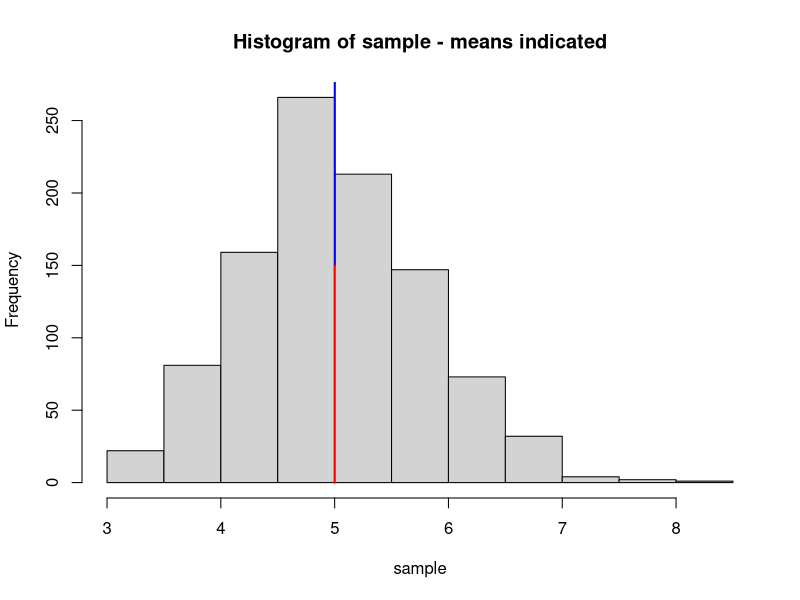
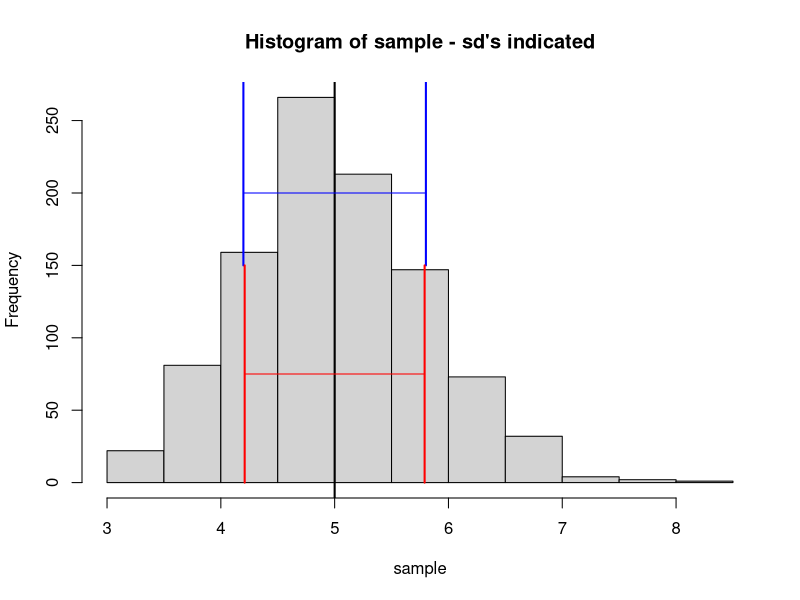
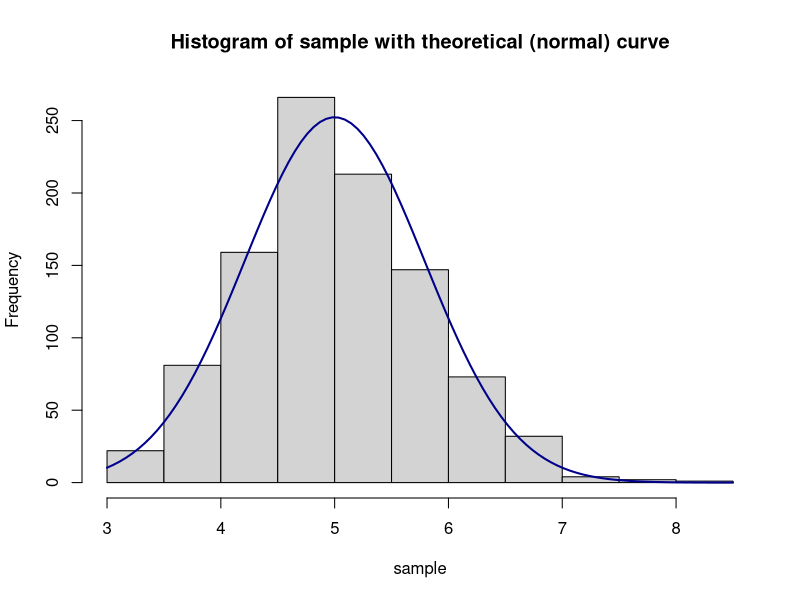

Reproduce these figures in R, in order.
## ---- chunk 1
set.seed(100)
example <- rexp(40, rate = 0.2)
mean(example)
## ---- chunk 2
sample <- numeric(0)
for (i in 1:1000) {
    sample <- c(sample, mean(rexp(40, rate = 0.2)))
}
## ---- chunk 3
hist(sample, main = "Histogram of sample - means indicated")
segments(x0 = mean(sample), y0 = 150, y1 = 300, lwd = 2, col = "blue")
segments(x0 = 5, y0 = 150, y1 = 0, lwd = 2, col = "red")
## ---- chunk 4
mean(sample) - 5
## ---- chunk 5
sd(sample)^2 - 25/40
## ---- chunk 6
hist(sample, main = "Histogram of sample - sd's indicated")
abline(v = 5, lwd = 2)
segments(x0 = 5 + c(-1,1)*sd(sample), y0 = 150, y1 = 300, lwd = 2, col = "blue")
segments(x0 = 5 - sd(sample), x1 = 5 + sd(sample), y0 = 200, col = "blue")
segments(x0 = 5 + c(-1,1)*5/sqrt(40), y0 = 150, y1 = 0, lwd = 2, col = "red")
segments(x0 = 5 - 5/sqrt(40), x1 = 5 + 5/sqrt(40), y0 = 75, col = "red")
## ---- chunk 7
hist(sample, main = "Histogram of sample with theoretical (normal) curve")
curve(500*dnorm(x, mean = 5, sd = 5/sqrt(40)), 
      col = "darkblue", lwd = 2, add = TRUE)
